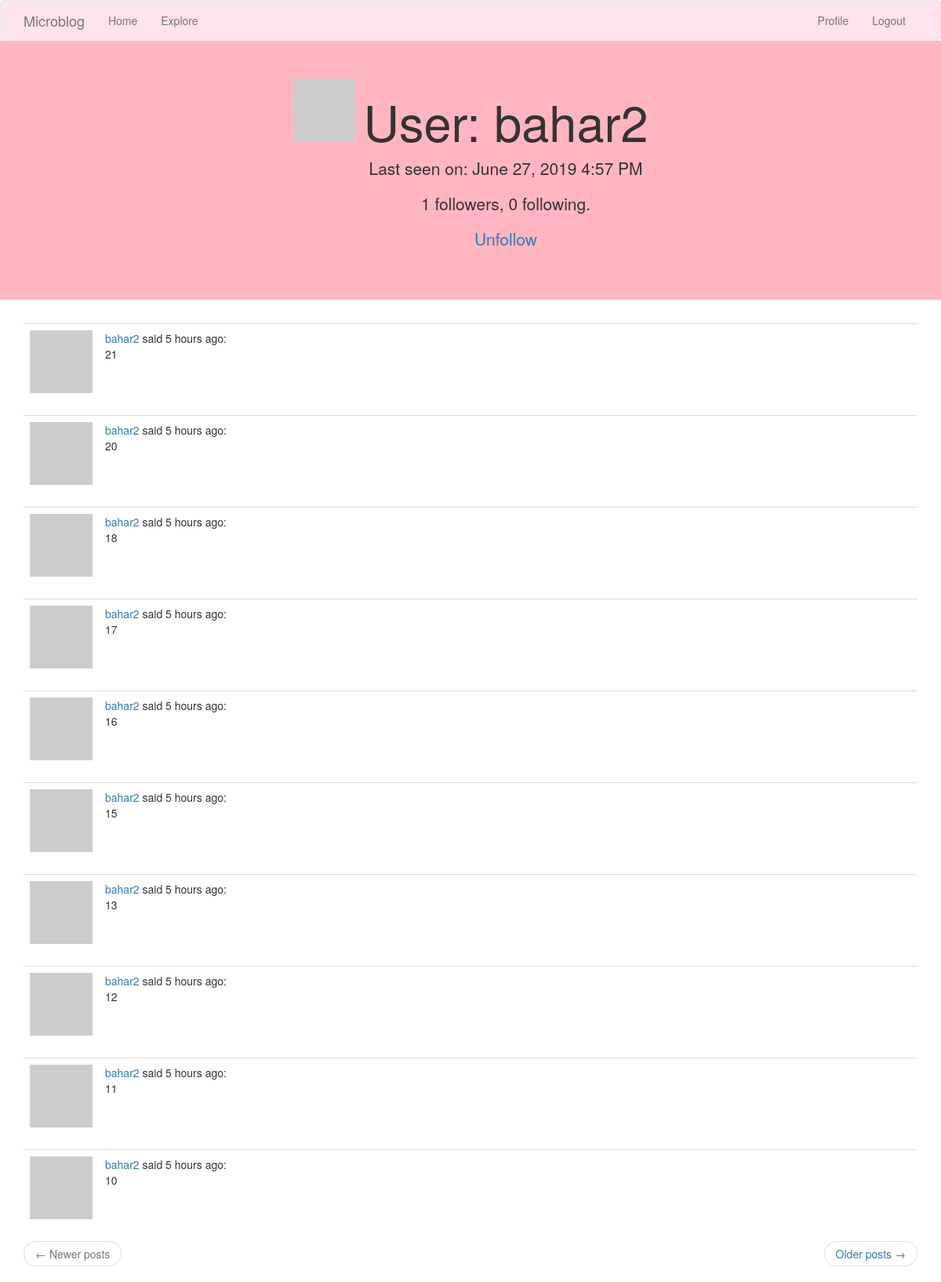
/user/bahar2 (signed in), run on the app's committed database.
### app/models.py (models this page shows, shortened)
class User(UserMixin, db.Model):
    id = db.Column(db.Integer, primary_key=True)
    username = db.Column(db.String(64), index=True, unique=True)
    email = db.Column(db.String(120), index=True, unique=True)
    password_hash = db.Column(db.String(128))
    posts = db.relationship('Post', backref='author', lazy='dynamic')
    about_me = db.Column(db.String(140))
    last_seen = db.Column(db.DateTime, default=datetime.utcnow)
    def avatar(self, size):
        digest = md5(self.email.lower().encode('utf-8')).hexdigest()
        return 'https://www.gravatar.com/avatar/{}?d=identicon&s={}'.format(
            digest, size)
    followed = db.relationship(
        'User', secondary=followers,
        primaryjoin=(followers.c.follower_id == id),
        secondaryjoin=(followers.c.followed_id == id),
        backref=db.backref('followers', lazy='dynamic'), lazy='dynamic')
    def is_following(self, user):
        return self.followed.filter(
            followers.c.followed_id == user.id).count() > 0

class Post(db.Model):
    id = db.Column(db.Integer, primary_key=True)
    body = db.Column(db.String(140))
    timestamp = db.Column(db.DateTime, index=True, default=datetime.utcnow)
    user_id = db.Column(db.Integer, db.ForeignKey('user.id'))

### app/routes.py (the view)
@app.route('/user/<username>')
@login_required
def user(username):
    user = User.query.filter_by(username=username).first_or_404()
    page = request.args.get('page', 1, type=int)
    posts = user.posts.order_by(Post.timestamp.desc()).paginate(
        page, app.config['POSTS_PER_PAGE'], False)
    next_url = url_for('user', username=user.username, page=posts.next_num) \
        if posts.has_next else None
    prev_url = url_for('user', username=user.username, page=posts.prev_num) \
        if posts.has_prev else None
    return render_template('user.html', user=user, posts=posts.items,
                           next_url=next_url, prev_url=prev_url)

### app/models.py (called while the page is built)
@login.user_loader
def load_user(id):
    return User.query.get(int(id))

### app/routes.py (called while the page is built)
@app.before_request
def before_request():
    if current_user.is_authenticated:
        current_user.last_seen = datetime.utcnow()
        db.session.commit()

### app/templates/user.html (shortened to what this page needs)
{% extends "base.html" %}
{% block app_content %}
    <div class="jumbotron text-center" style="background-color:#FFB6C1">
    <table align="center">
        <tr valign="top">
            <td style="padding-right:10px;"><img src="{{ user.avatar(128) }}"></td>
            <td><h1>User: {{ user.username }}</h1>
        {% if user.last_seen %}<p>Last seen on: {{ moment(user.last_seen).format('LLL') }}</p>{% endif %}
        <p>{{ user.followers.count() }} followers, {{ user.followed.count() }} following.</p>
        {% if user == current_user %}
        <p><a href="{{ url_for('edit_profile') }}">Edit your profile</a></p>
        {% elif not current_user.is_following(user) %}
        <p><a href="{{ url_for('follow', username=user.username) }}">Follow</a></p>
        {% else %}
        <p><a href="{{ url_for('unfollow', username=user.username) }}">Unfollow</a></p>
        {% endif %}
            </td>
        </tr>
    </table>
    </div>
    <div class="container" >
    {% for post in posts %}
        {% include '_post.html' %}
    {% endfor %}
    <nav aria-label="...">
        <ul class="pager">
            <li class="previous{% if not prev_url %} disabled{% endif %}">
                <a href="{{ prev_url or '#' }}">
                    <span aria-hidden="true">&larr;</span> Newer posts
                </a>
            </li>
            <li class="next{% if not next_url %} disabled{% endif %}">
                <a href="{{ next_url or '#' }}">
                    Older posts <span aria-hidden="true">&rarr;</span>
                </a>
            </li>
        </ul>
    </nav>
    </div>
{% endblock %}

### app/templates/_post.html
    <table class="table table-hover">
        <tr>
            <td width="70px">
                <a href="{{ url_for('user', username=post.author.username) }}">
                    <img src="{{ post.author.avatar(70) }}" />
                </a>
            </td>
            <td>
                <a href="{{ url_for('user', username=post.author.username) }}">
                    {{ post.author.username }}
                </a>
                said {{ moment(post.timestamp).fromNow() }}:
                <br>
                {{ post.body }}
            </td>
        </tr>
    </table>

### data on the page
User: username "bahar2", last_seen "June 27, 2019 4:57 PM"
Post: author.username "bahar2", timestamp "5 hours ago", body "21"
Post: author.username "bahar2", timestamp "5 hours ago", body "20"
Post: author.username "bahar2", timestamp "5 hours ago", body "18"
Post: author.username "bahar2", timestamp "5 hours ago", body "17"
Post: author.username "bahar2", timestamp "5 hours ago", body "16"
Post: author.username "bahar2", timestamp "5 hours ago", body "15"
Post: author.username "bahar2", timestamp "5 hours ago", body "13"
Post: author.username "bahar2", timestamp "5 hours ago", body "12"
Post: author.username "bahar2", timestamp "5 hours ago", body "11"
Post: author.username "bahar2", timestamp "5 hours ago", body "10"

### other printed values
{{ user.followers.count() }} "1"
{{ user.followed.count() }} "0"
